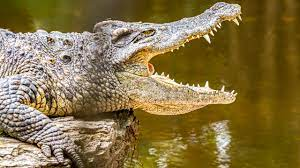
#> input picture open.png, 300 x 168 px
$ python '악어 이빨.py'
#> lines starting #> are read from the running program, lines starting #| are printed output that depends on the picture
import random
import cv2
li1 = []
li2 = []
check_li = []
check_li2 = []

before_state = []
current_state = []
count = 0

for i in range(0,5):
    li1.append(random.randint(0,1))
    li2.append(random.randint(0,1))
    check_li.append(li1[i])
    check_li2.append(li2[i])
#> the answer given: 1

li1.append(li2)


class game1:
    def __init__(self,select):
        self.select = select

    # [72 lines left out: function select_stair, not called in this run]


def start_game():
    print("=====악어 이빨 복불복 게임=====")
    print("▽▽▽▽▽▽\n")
    print("△△△△△△")
    print("q를 눌러 게임을 진행하세요.")
    while(1):
        img = cv2.imread("open.png")
#> img is the input picture: shape (168, 300, 3); mean B, G, R 69.7, 115.2, 134
        img_mini = cv2.resize(img,(512,512))
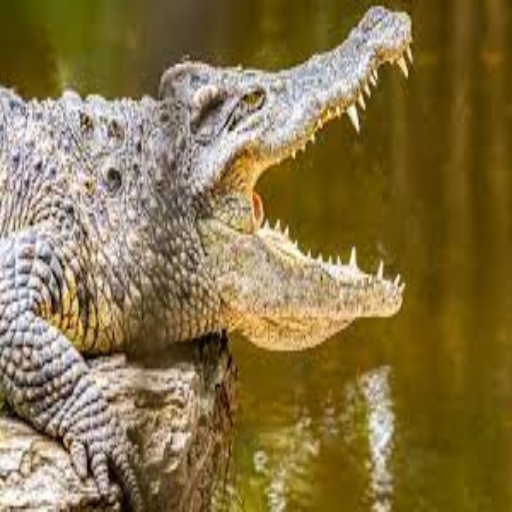
#> img_mini: shape (512, 512, 3); mean B, G, R 69.6, 115.1, 133.9
        cv2.imshow("입연 악어", img_mini)
        key = cv2.waitKey(60)
#> (key Esc is pressed here)
        if(key == 113):
            cv2.destroyAllWindows()
            break
    a.select_stair()


game_select = input("\n(위,아래) 이빨중 선택할 곳을 고르시오 <그만하고 싶으면 'x'를누르세요> :")
a = game1(game_select)


start_game()
